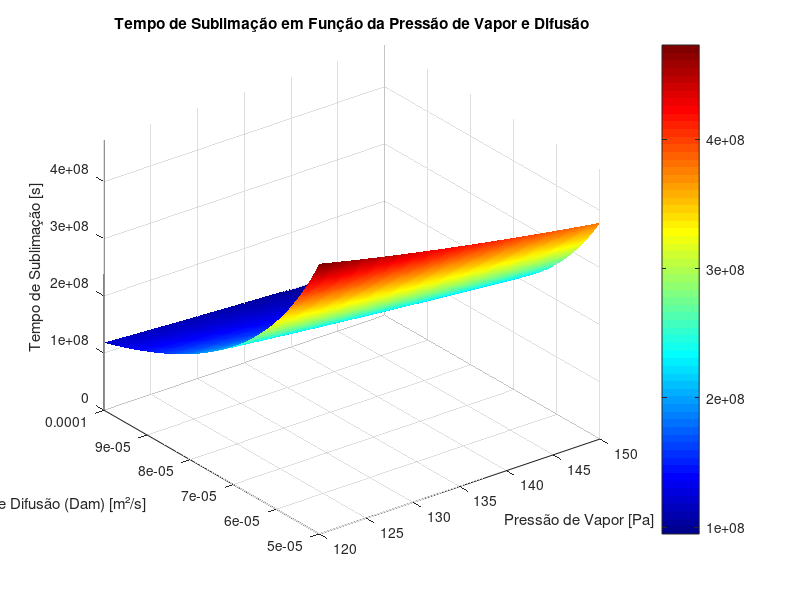

Recreate this plot in MATLAB.
clc;
clear all;

#3D

#construa visualizações de dados
#Eixo x: a pressão de vapor da espécie que sublima
#Eixo y: o coeficiente de difusão (Dam)
#Eixo z: tempo para sublimação de uma camada da espécie

% Definição das constantes
ro = 1162;  % Densidade da substância [kg/m³]
Rg = 8.314; % Constante dos gases [J/(mol*K)]
Rp = 0.05;  % Raio da partícula [m]
T = 298;    % Temperatura [K] (convertida de 25°C para Kelvin)
P = 10^5;   % Pressão total [Pa]

% Número de pontos laterais do grid
N = 50;

% Eixo X: Pressão de vapor da espécie que sublima [Pa]
Var1 = linspace(120, 150, N);

% Eixo Y: Coeficiente de difusão (Dam) [m²/s]
Var2 = linspace(0.00005, 0.0001, N);

% Criando a malha para cálculo
[xx, yy] = meshgrid(Var1, Var2);

% Definição da equação para Na
Na = ((4 .* pi .* yy .* P .* Rp) ./ (Rg .* T)) .* log(P ./ (P - xx));

% Cálculo do tempo de sublimação (Eixo Z)
z = (((ro .* Rg .* (Rp.^2) .* T)) ./ ((2 .* yy .* xx .* Na) .* (1 ./ log(P ./ (P - xx)))));

% Gráfico 3D da superfície
figure;
surf(xx, yy, z);
shading interp;
colormap(jet);
colorbar;
xlabel("Pressão de Vapor [Pa]");
ylabel("Coef. de Difusão (Dam) [m²/s]");
zlabel("Tempo de Sublimação [s]");
title("Tempo de Sublimação em Função da Pressão de Vapor e Difusão");

% Ajuste de escala para melhor visualização
zlim([0, max(z(:))]);

% Criando o vetor de dados 4D
abc = zeros(N*N, 3);
k = 1;
for i = 1:N
    for j = 1:N
        abc(k, :) = [xx(i, j), yy(i, j), z(i, j)];
        k = k + 1;
    end
end

% Encontrando os valores máximo e mínimo do tempo de sublimação
t_max = max(abc(:,3));
t_min = min(abc(:,3));
fprintf("\nTempo máximo de sublimação: %.5f s", t_max);
fprintf("\nTempo mínimo de sublimação: %.5f s\n", t_min);
